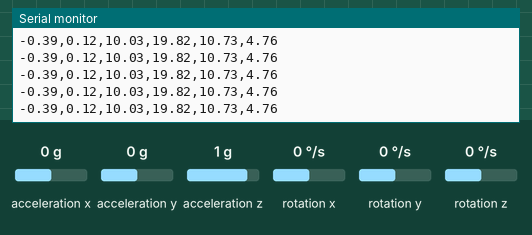
This sketch was run on a simulated Arduino Uno, built with avr-gcc and run on an emulated ATmega328P. Shown: the last lines printed to the serial monitor. Wiring (inferred from the names in the program): MPU-6050 motion sensor at I2C address 0x68. Inputs (shaded band) come from the test bench; at power-on: acceleration x 0 g, acceleration y 0 g, acceleration z 1 g, rotation x 0 °/s, rotation z 0 °/s, rotation y 0 °/s.

Above: at 1.2 s.
1.3 s: acceleration x set to 0.8 g
At 2.1 s:
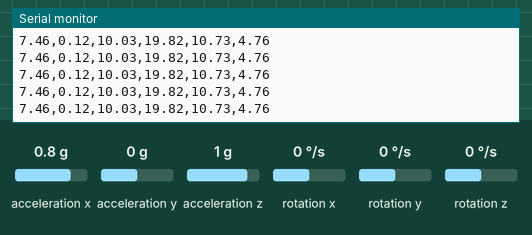
4.3 s: acceleration y set to -1.4 g
At 5.4 s:
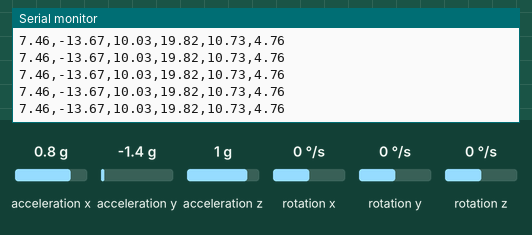
7.3 s: acceleration z set to 0 g
At 8.3 s:
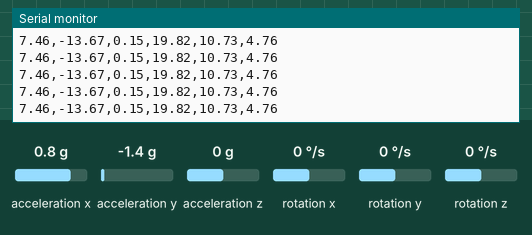
10.3 s: rotation x set to 100 °/s
At 10.9 s:
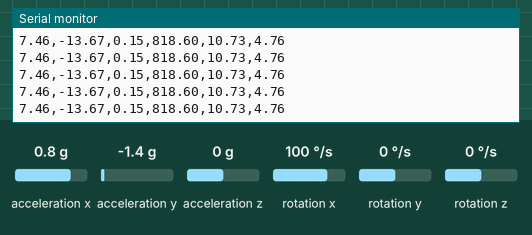
13.3 s: rotation z set to -192 °/s
At 13.43 s:
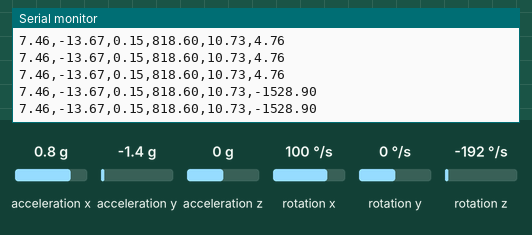

The sketch:

gyroscope.ino
```cpp
#include "Wire.h"

const int MPU_ADDR = 0x68; // I2C address of the MPU-6050. If AD0 pin is set to HIGH, the I2C address will be 0x69.

int16_t accelerometer_x, accelerometer_y, accelerometer_z; // variables for accelerometer raw data
int16_t gyro_x, gyro_y, gyro_z; // variables for gyro raw data
int16_t temperature; // variables for temperature data

char tmp_str[7]; // temporary variable used in convert function

float xAccel;
float yAccel;
float zAccel;

float xGyro;


char* convert_int16_to_str(int16_t i) { // converts int16 to string. Moreover, resulting strings will have the same length in the debug monitor.
  sprintf(tmp_str, "%6d", i);
  return tmp_str;
}

void setup() {

  Serial.begin(9600);
  Wire.begin();
  Wire.beginTransmission(MPU_ADDR); // Begins a transmission to the I2C slave (GY-521 board)
  Wire.write(0x6B); // PWR_MGMT_1 register
  Wire.write(0); // set to zero (wakes up the MPU-6050)
  Wire.endTransmission(true);
}

void loop() {
  Wire.beginTransmission(MPU_ADDR);
  Wire.write(0x3B); // starting with register 0x3B (ACCEL_XOUT_H) [MPU-6000 and MPU-6050 Register Map and Descriptions Revision 4.2, p.40]
  Wire.endTransmission(false); // the parameter indicates that the Arduino will send a restart. As a result, the connection is kept active.
  Wire.requestFrom(MPU_ADDR, 7*2, true); // request a total of 7*2=14 registers

  // "Wire.read()<<8 | Wire.read();" means two registers are read and stored in the same variable
  accelerometer_x = (Wire.read()<<8 | Wire.read()); // reading registers: 0x3B (ACCEL_XOUT_H) and 0x3C (ACCEL_XOUT_L)
  accelerometer_y = (Wire.read()<<8 | Wire.read()); // reading registers: 0x3D (ACCEL_YOUT_H) and 0x3E (ACCEL_YOUT_L)
  accelerometer_z = (Wire.read()<<8 | Wire.read()); // reading registers: 0x3F (ACCEL_ZOUT_H) and 0x40 (ACCEL_ZOUT_L)
  temperature = Wire.read()<<8 | Wire.read(); // reading registers: 0x41 (TEMP_OUT_H) and 0x42 (TEMP_OUT_L)
  gyro_x = (Wire.read()<<8 | Wire.read()); // reading registers: 0x43 (GYRO_XOUT_H) and 0x44 (GYRO_XOUT_L)
  gyro_y = (Wire.read()<<8 | Wire.read()); // reading registers: 0x45 (GYRO_YOUT_H) and 0x46 (GYRO_YOUT_L)
  gyro_z = (Wire.read()<<8 | Wire.read()); // reading registers: 0x47 (GYRO_ZOUT_H) and 0x48 (GYRO_ZOUT_L)


  xAccel = map(accelerometer_x,-15700,17000,-980,980);
  yAccel = map(accelerometer_y,-16500,16100,-980,980);
  zAccel = map(accelerometer_z,-16500,16000,-980,980);

  // print out data
  //Serial.print(convert_int16_to_str(accelerometer_x));
  Serial.print(xAccel/100);
  Serial.print(","); Serial.print(yAccel/100);
  Serial.print(","); Serial.print(zAccel/100);
  Serial.print(","); Serial.print((gyro_x + 325)/16.4);
  Serial.print(","); Serial.print((gyro_y + 176)/16.4);
  Serial.print(","); Serial.print((gyro_z + 78)/16.4);
  Serial.println();


  // delay

}
```

Measured:
- after the input at 1.3 s, the serial monitor: prints a new line after 0.09 s (image 1)
- after the input at 4.3 s, the serial monitor: prints a new line after 0.09 s (image 2)
- after the input at 7.3 s, the serial monitor: prints a new line after 0.09 s (image 3)
- after the input at 10.3 s, the serial monitor: prints a new line after 0.07 s (image 4)
- after the input at 13.3 s, the serial monitor: prints a new line after 0.07 s (image 5)
